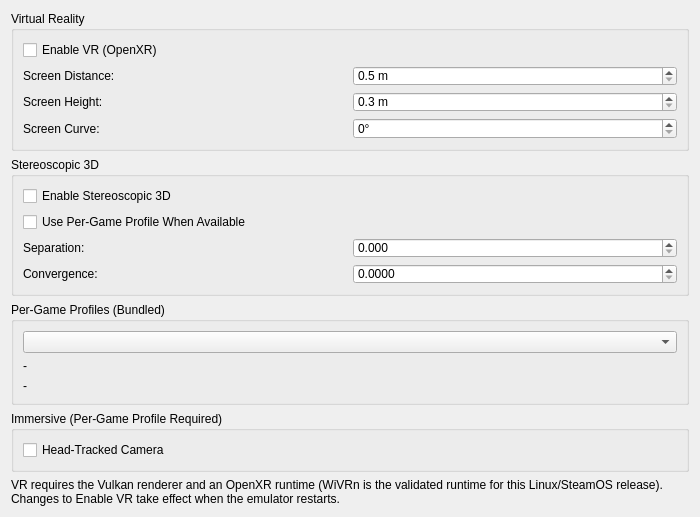
<?xml version="1.0" encoding="UTF-8"?>
<ui version="4.0">
 <class>VRSettingsWidget</class>
 <widget class="QWidget" name="VRSettingsWidget">
  <property name="geometry">
   <rect>
    <x>0</x>
    <y>0</y>
    <width>700</width>
    <height>400</height>
   </rect>
  </property>
  <property name="windowTitle">
   <string/>
  </property>
  <layout class="QVBoxLayout" name="verticalLayout">
   <item>
    <widget class="QGroupBox" name="vrGroup">
     <property name="title">
      <string>Virtual Reality</string>
     </property>
     <layout class="QGridLayout" name="gridLayout">
      <item row="0" column="0" colspan="2">
       <widget class="QCheckBox" name="enable">
        <property name="text">
         <string>Enable VR (OpenXR)</string>
        </property>
       </widget>
      </item>
      <item row="1" column="0">
       <widget class="QLabel" name="screenDistanceLabel">
        <property name="text">
         <string>Screen Distance:</string>
        </property>
        <property name="buddy">
         <cstring>screenDistance</cstring>
        </property>
       </widget>
      </item>
      <item row="1" column="1">
       <widget class="QDoubleSpinBox" name="screenDistance">
        <property name="suffix">
         <string> m</string>
        </property>
        <property name="decimals">
         <number>1</number>
        </property>
        <property name="minimum">
         <double>0.500000000000000</double>
        </property>
        <property name="maximum">
         <double>10.000000000000000</double>
        </property>
        <property name="singleStep">
         <double>0.100000000000000</double>
        </property>
       </widget>
      </item>
      <item row="2" column="0">
       <widget class="QLabel" name="screenHeightLabel">
        <property name="text">
         <string>Screen Height:</string>
        </property>
        <property name="buddy">
         <cstring>screenHeight</cstring>
        </property>
       </widget>
      </item>
      <item row="2" column="1">
       <widget class="QDoubleSpinBox" name="screenHeight">
        <property name="suffix">
         <string> m</string>
        </property>
        <property name="decimals">
         <number>1</number>
        </property>
        <property name="minimum">
         <double>0.300000000000000</double>
        </property>
        <property name="maximum">
         <double>6.000000000000000</double>
        </property>
        <property name="singleStep">
         <double>0.100000000000000</double>
        </property>
       </widget>
      </item>
      <item row="3" column="0">
       <widget class="QLabel" name="screenArcLabel">
        <property name="text">
         <string>Screen Curve:</string>
        </property>
        <property name="buddy">
         <cstring>screenArc</cstring>
        </property>
       </widget>
      </item>
      <item row="3" column="1">
       <widget class="QDoubleSpinBox" name="screenArc">
        <property name="suffix">
         <string>°</string>
        </property>
        <property name="decimals">
         <number>0</number>
        </property>
        <property name="minimum">
         <double>0.000000000000000</double>
        </property>
        <property name="maximum">
         <double>270.000000000000000</double>
        </property>
        <property name="singleStep">
         <double>10.000000000000000</double>
        </property>
       </widget>
      </item>
     </layout>
    </widget>
   </item>
   <item>
    <widget class="QGroupBox" name="stereoGroup">
     <property name="title">
      <string>Stereoscopic 3D</string>
     </property>
     <layout class="QGridLayout" name="stereoGridLayout">
      <item row="0" column="0" colspan="2">
       <widget class="QCheckBox" name="stereoMode">
        <property name="text">
         <string>Enable Stereoscopic 3D</string>
        </property>
       </widget>
      </item>
      <item row="1" column="0" colspan="2">
       <widget class="QCheckBox" name="stereoUseProfile">
        <property name="text">
         <string>Use Per-Game Profile When Available</string>
        </property>
       </widget>
      </item>
      <item row="2" column="0">
       <widget class="QLabel" name="stereoSeparationLabel">
        <property name="text">
         <string>Separation:</string>
        </property>
        <property name="buddy">
         <cstring>stereoSeparation</cstring>
        </property>
       </widget>
      </item>
      <item row="2" column="1">
       <widget class="QDoubleSpinBox" name="stereoSeparation">
        <property name="decimals">
         <number>3</number>
        </property>
        <property name="minimum">
         <double>0.000000000000000</double>
        </property>
        <property name="maximum">
         <double>0.100000000000000</double>
        </property>
        <property name="singleStep">
         <double>0.002000000000000</double>
        </property>
       </widget>
      </item>
      <item row="3" column="0">
       <widget class="QLabel" name="stereoConvergenceLabel">
        <property name="text">
         <string>Convergence:</string>
        </property>
        <property name="buddy">
         <cstring>stereoConvergence</cstring>
        </property>
       </widget>
      </item>
      <item row="3" column="1">
       <widget class="QDoubleSpinBox" name="stereoConvergence">
        <property name="decimals">
         <number>4</number>
        </property>
        <property name="minimum">
         <double>0.000000000000000</double>
        </property>
        <property name="maximum">
         <double>200.000000000000000</double>
        </property>
        <property name="singleStep">
         <double>0.001000000000000</double>
        </property>
        <property name="stepType">
         <enum>QAbstractSpinBox::AdaptiveDecimalStepType</enum>
        </property>
       </widget>
      </item>
     </layout>
    </widget>
   </item>
   <item>
    <widget class="QGroupBox" name="profilesGroup">
     <property name="title">
      <string>Per-Game Profiles (Bundled)</string>
     </property>
     <layout class="QVBoxLayout" name="profilesLayout">
      <item>
       <widget class="QComboBox" name="profileBrowser"/>
      </item>
      <item>
       <widget class="QLabel" name="profileDetails">
        <property name="text">
         <string>-</string>
        </property>
        <property name="wordWrap">
         <bool>true</bool>
        </property>
       </widget>
      </item>
      <item>
       <widget class="QLabel" name="profileStatus">
        <property name="text">
         <string>-</string>
        </property>
        <property name="wordWrap">
         <bool>true</bool>
        </property>
       </widget>
      </item>
     </layout>
    </widget>
   </item>
   <item>
    <widget class="QGroupBox" name="immersiveGroup">
     <property name="title">
      <string>Immersive (Per-Game Profile Required)</string>
     </property>
     <layout class="QVBoxLayout" name="immersiveLayout">
      <item>
       <widget class="QCheckBox" name="headCamera">
        <property name="text">
         <string>Head-Tracked Camera</string>
        </property>
       </widget>
      </item>
     </layout>
    </widget>
   </item>
   <item>
    <widget class="QLabel" name="noteLabel">
     <property name="text">
      <string>VR requires the Vulkan renderer and an OpenXR runtime (WiVRn is the validated runtime for this Linux/SteamOS release). Changes to Enable VR take effect when the emulator restarts.</string>
     </property>
     <property name="wordWrap">
      <bool>true</bool>
     </property>
    </widget>
   </item>
   <item>
    <spacer name="verticalSpacer">
     <property name="orientation">
      <enum>Qt::Orientation::Vertical</enum>
     </property>
     <property name="sizeHint" stdset="0">
      <size>
       <width>20</width>
       <height>0</height>
      </size>
     </property>
    </spacer>
   </item>
  </layout>
 </widget>
 <tabstops>
  <tabstop>enable</tabstop>
  <tabstop>screenDistance</tabstop>
  <tabstop>screenHeight</tabstop>
  <tabstop>stereoMode</tabstop>
  <tabstop>stereoUseProfile</tabstop>
  <tabstop>stereoSeparation</tabstop>
  <tabstop>stereoConvergence</tabstop>
  <tabstop>profileBrowser</tabstop>
  <tabstop>headCamera</tabstop>
 </tabstops>
 <resources/>
 <connections/>
</ui>
